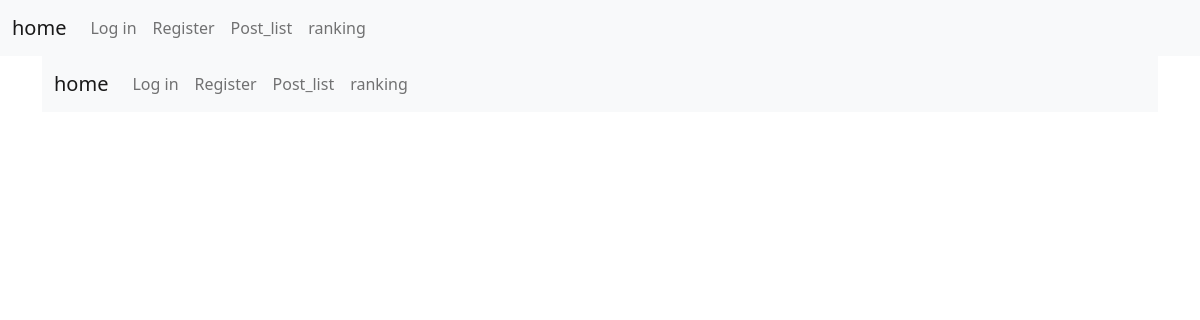
The app's page /post/ranking, older data.
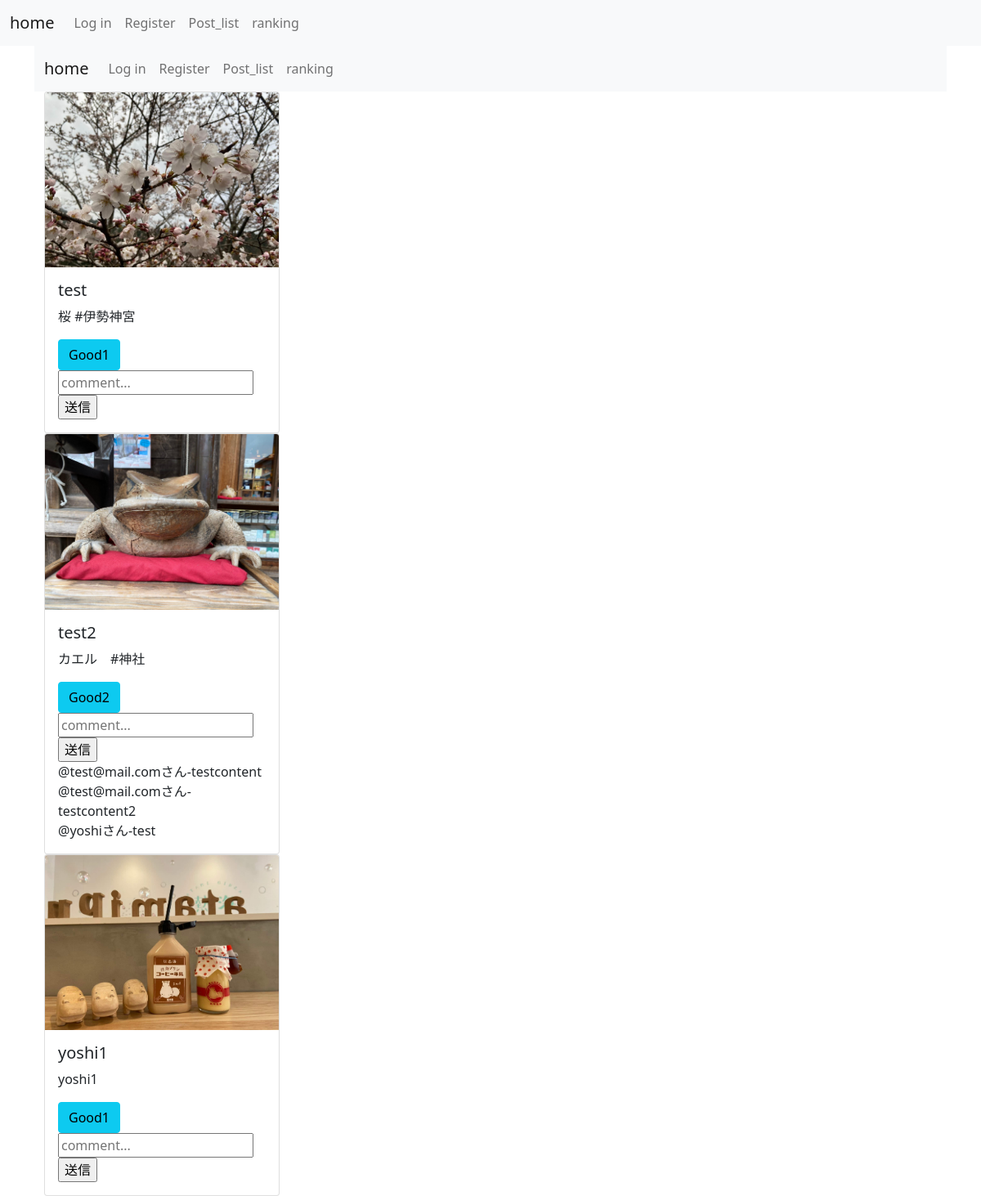
The same page, newer data.
### tornado/models.py (models this page shows, shortened)
class PostChild(db.Model):
    id = db.Column(db.Integer, primary_key=True)
    content = db.Column(db.Text, nullable=False)
    image_data = db.Column(db.String(20), nullable=False)
    location = db.Column(db.String(255), nullable=False)
    lat = db.Column(db.Float, nullable=False) # 緯度
    lng = db.Column(db.Float, nullable=False) # 経度
    num = db.Column(db.Integer, nullable=False)
    post_id = db.Column(db.Integer, db.ForeignKey('post.id'), nullable=False)

class Post(db.Model):
    __tablename__ = 'post'
    id = db.Column(db.Integer, primary_key=True)
    title = db.Column(db.String(255), nullable=False)
    timestamp = db.Column(db.DateTime, nullable=False, default=datetime.utcnow)
    category_id = db.Column(db.Integer, db.ForeignKey('category.id'), nullable=False)
    user_id = db.Column(db.Integer, db.ForeignKey('user.id'), nullable=False)
    comment = db.relationship('Comment', backref='post', lazy=True)
    post_child = db.relationship('PostChild', backref='post', lazy=True)
    def __repr__(self):
        return f"{self.title}-{self.user.username}"

class Comment(db.Model):
    __tablename__ = 'comment'
    id = db.Column(db.Integer, primary_key=True)
    content = db.Column(db.String(255), nullable=False)
    user_id = db.Column(db.Integer, db.ForeignKey('user.id'), nullable=False)
    post_id = db.Column(db.Integer, db.ForeignKey('post.id'), nullable=False)
    timestamp = db.Column(db.DateTime, nullable=False, default=datetime.utcnow)

class User(db.Model, UserMixin):
    __tablename__ = 'user'
    id = db.Column(db.Integer, primary_key=True)
    username = db.Column(db.String(255), unique=True, nullable=False)
    email = db.Column(db.String(255), unique=True, nullable=False)
    password = db.Column(db.String(60), nullable=False)
    timestamp = db.Column(db.DateTime, nullable=False, default=datetime.utcnow)
    followed = db.relationship(
                                'User', secondary=followers,
                                primaryjoin=(followers.c.follower_id == id),
                                secondaryjoin=(followers.c.followed_id == id),
                                backref=db.backref('followers', lazy='dynamic'), lazy='dynamic'
                                )
    profile_id = db.relationship("Profile", backref='user', uselist=False)
    posts = db.relationship('Post', backref='user', lazy=True)
    good_post = db.relationship(
                            'Post', secondary=post_goods,
                            backref=db.backref('good_user', lazy='dynamic')
                            )
    comments = db.relationship('Comment', backref='user', lazy=True)

### tornado/routes.py (the view)
@app.route("/post/ranking", methods=['GET'])
@app.route("/post/ranking/<int:category_id>", methods=['GET'])
def ranking_list(category_id=None):
    if category_id:
        category = Category.query.filter_by(id=category_id).first()
        posts = category.post.order_by(Post.timestamp.desc()).all()
    else:
        posts = Post.query.order_by(Post.timestamp).all()
    print(posts)
    return render_template('ranking.html', posts=posts)

### tornado/templates/ranking.html
{% extends "layout.html" %}
{% block content %}
{% with posts=posts %}
{% include 'post_list.html' %}
{% endwith %}
{% endblock content %}

### tornado/templates/post_list.html
{% extends "layout.html" %}
{% block content %}
    {% for post in posts %}
        {% for child in post.post_child %}
            <div class="card" style="width: 18rem;">
                <img src="/static/post_pictures/{{child.image_data}}" class="card-img-top">
                <div class="card-body">
                    <h5 class="card-title">{{post.title}}</h5>
                    <p class="card-text">{{child.content}}</p>
                    <form action="{{ url_for('post_handle_good', post_id=post.id)}}" method="POST">
                        <button class="btn btn-info">
                            Good{{ post.good_user.count() }}
                        </button>
                    </form>
                    <form action="{{ url_for('new_comment', post_id=post.id) }}" method="POST">
                        <input type="text" name='content' id='content' placeholder="comment...">
                        <input type="submit" value='送信'>
                    </form>
                    {% for comment in post.comment %}
                        <div>@{{ comment.user.username }}さん-{{ comment.content }}</div>
                    {% endfor%}
                </div>
            </div>
        {% endfor %}
    {% endfor %}
{% endblock content %}

Row changes from the older to the newer data that the page shows:
added Post: title "test"
added PostChild: image_data (picture), content "桜 #伊勢神宮", good_user.count "1"
added Post: title "test2"
added PostChild: image_data (picture), content "カエル #神社", good_user.count "2"
added Comment: user.username "test@mail.com", content "testcontent"
added Comment: user.username "test@mail.com", content "testcontent2"
added Comment: user.username "yoshi", content "test"
added Post: title "yoshi1"
added PostChild: image_data (picture), content "yoshi1", good_user.count "1"
